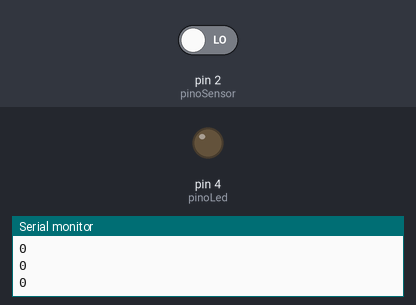
This sketch was run on a simulated Arduino Uno, built with avr-gcc and run on an emulated ATmega328P. Shown: output pins drawn as LEDs (lit = HIGH), the last lines printed to the serial monitor. Inputs (shaded band) come from the test bench; at power-on: pin 2 (pinoSensor) LOW.

Above: at 1.2 s.
1.3 s: pin 2 (pinoSensor) driven HIGH
At 2.5 s:
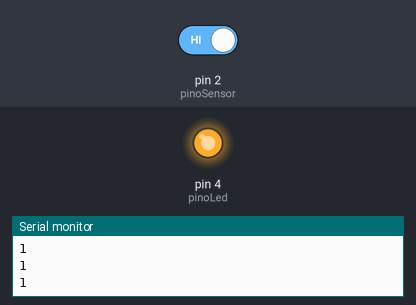
2.8 s: pin 2 (pinoSensor) driven LOW
At 3.8 s:
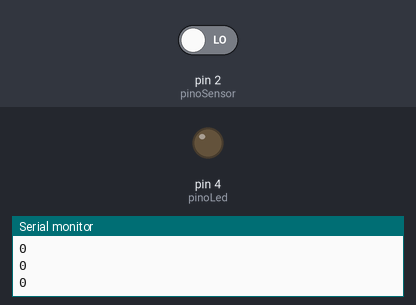
Timing chart, 0 to 5.8 s (numbered marks = the images above; inputs shaded):
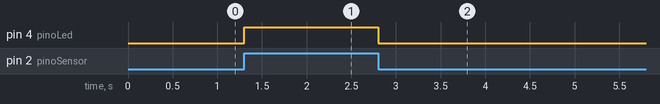

Measured:
- after the input at 1.3 s, pin 4 (pinoLed): LOW → HIGH at once
- after the input at 2.8 s, pin 4 (pinoLed): HIGH → LOW at once

The sketch:

Detector_de_Movimento.ino
```cpp
int pinoSensor = 2;
int pinoLed = 4;

void setup() {
  pinMode(pinoSensor, INPUT);
  pinMode(pinoLed, OUTPUT);
  Serial.begin(9600);
}

void loop() {
  int movimento = digitalRead(pinoSensor);
  Serial.println(movimento);  // Mostra 1 ou 0 no Serial Monitor

  if (movimento == HIGH) {
    digitalWrite(pinoLed, HIGH);
  } else {
    digitalWrite(pinoLed, LOW);
  }

  delay(100);
}
```
